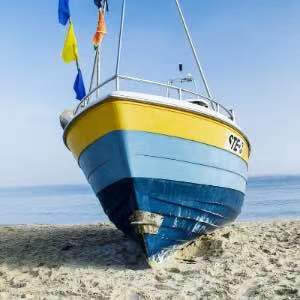
//> input picture resources/148_.jpg, 300 x 300 px
$ ./main   (built with g++ and OpenCV 4)
//> lines starting //> are read from the running program, lines starting //| are printed output that depends on the picture
//
//  main.cpp
//  warpAffine(仿射变换)
//
//  Created by wangwenjian on 2022/1/14.
//

#include <iostream>
#include <opencv2/opencv.hpp>

using namespace std;
using namespace cv;

const char* source_window = "Source image";
const char* warp_window = "Warp";
const char* warp_rotate_window = "Warp + Rotate";

int main(int argc, const char * argv[]) {
    // insert code here...
    Point2f srcTri[3];
    Point2f dstTri[3];
    Mat rot_mat(2, 3, CV_32FC1);
    Mat warp_mat(2, 3, CV_32FC1);
    Mat src, warp_dst, warp_rotate_dst;
    src = imread("148_.jpg", IMREAD_COLOR);
//> src is the input picture: 300 rows x 300 cols, CV_8UC3; mean B, G, R 180.5, 167.9, 147.4
    warp_dst = Mat::zeros(src.rows, src.cols, src.type());
    srcTri[0] = Point2f(0, 0);
    srcTri[1] = Point2f(src.cols - 1.f, 0);
    srcTri[2] = Point2f(0, src.rows - 1.f);
    dstTri[0] = Point2f(src.cols * 0.0f, src.rows * 0.33f);
//> dstTri = 3 Points (x, y): [0, 99], [0, 0], [0, 0]
    dstTri[1] = Point2f(src.cols * 0.85f, src.rows * 0.25f);
    dstTri[2] = Point2f(src.cols * 0.15f, src.rows * 0.7f);
    warp_mat = getAffineTransform(srcTri, dstTri);
    warpAffine(src, warp_dst, warp_mat, warp_dst.size());
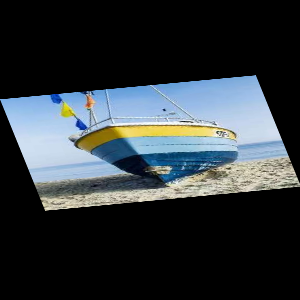
//> warp_dst: 300 rows x 300 cols, CV_8UC3; mean B, G, R 59.4, 55.2, 48.5
    Point center = Point(warp_dst.cols /2, warp_dst.rows/ 2);
//> center = Point(150, 150)
    double angle = -50.0;
    double scale = 0.6;
    rot_mat = getRotationMatrix2D(center, angle, scale);
    warpAffine(warp_dst, warp_rotate_dst, rot_mat, warp_dst.size());
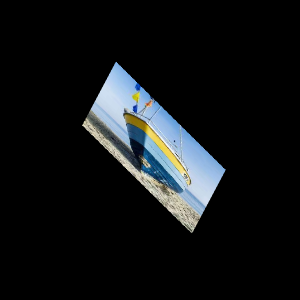
//> warp_rotate_dst: 300 rows x 300 cols, CV_8UC3; mean B, G, R 21.4, 19.9, 17.5
    namedWindow(source_window, WINDOW_AUTOSIZE);
    imshow(source_window, src);
    namedWindow(warp_window, WINDOW_AUTOSIZE);
    imshow(warp_window, warp_dst);
    namedWindow(warp_rotate_window, WINDOW_AUTOSIZE);
    imshow(warp_rotate_window, warp_rotate_dst);
    waitKey(0);
    return 0;
}

$ run again, with resources/146_.jpg copied over resources/148_.jpg
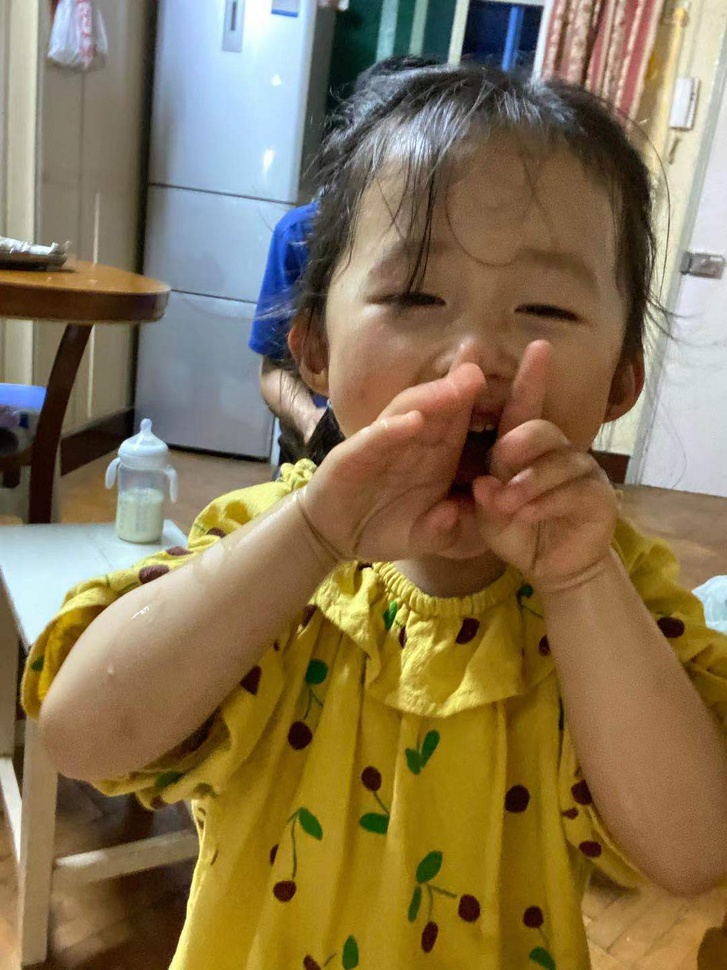
//> input picture resources/146_.jpg, 727 x 970 px, shrunk from 1080 x 1440 before the run
//> src is the input picture: 970 rows x 727 cols, CV_8UC3; mean B, G, R 83.3, 116.8, 135.1
//> `warpAffine(src, warp_dst, warp_mat, warp_dst.size());`:
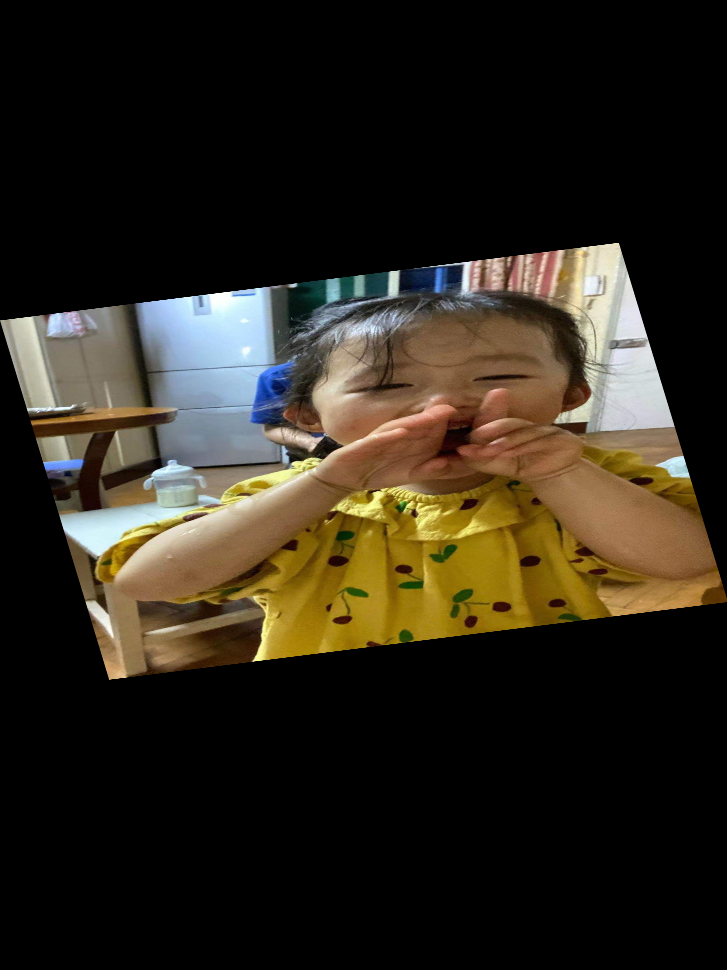
//> warp_dst: 970 rows x 727 cols, CV_8UC3; mean B, G, R 27.3, 38.2, 44.2
//> `warpAffine(warp_dst, warp_rotate_dst, rot_mat, warp_dst.size());`:
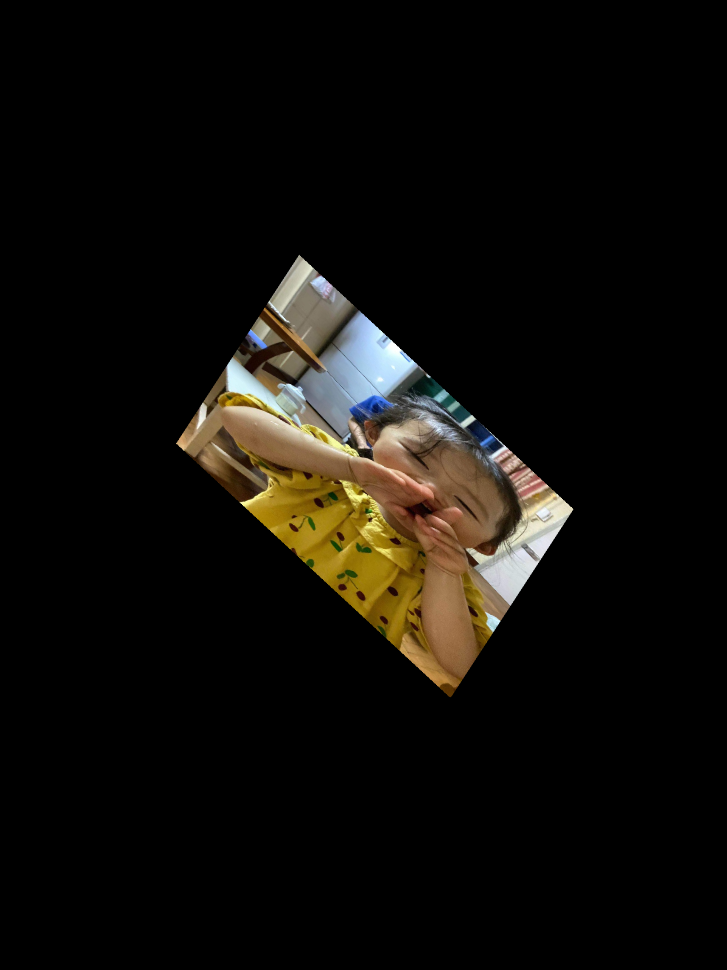
//> warp_rotate_dst: 970 rows x 727 cols, CV_8UC3; mean B, G, R 9.8, 13.8, 15.9
